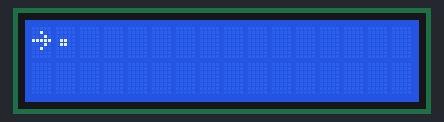
This sketch was run on a simulated Arduino Uno, built with avr-gcc and run on an emulated ATmega328P. Shown: 16×2 character LCD.

Above: at 0.1 s.
At 1.1 s:
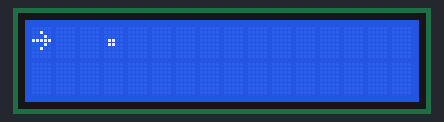
At 2.1 s:
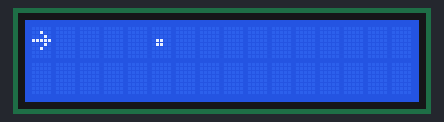
At 3.1 s:
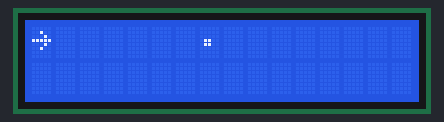
At 4.1 s:
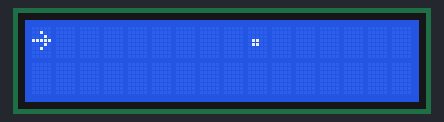
At 7.7 s:
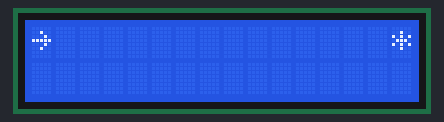

The sketch:

LCD_com_caracteres_especiais_jogo_da_nave.ino
```cpp
#include <LiquidCrystal.h>

LiquidCrystal lcd(8,9,10,11,12,13);

String nome[]= {"L","U","C","A","S"};

void setup(){

  lcd.begin(16,2);

}

void loop(){

  for(int i=1;i<16;i++){

  lcd.clear();
  lcd.setCursor(0,0);
  lcd.write(0B01111110);

  lcd.setCursor(i,0);
  lcd.write(0B10100101);
  delay(500);
  }


  lcd.setCursor(15,0);
  lcd.write(0B00101010);
  delay(500);

}
```

Measured:
- by itself, everything shown: repeats every 8.0 s, in 16 steps
- what the display in image 1 shows lasts 0.5 s, from 1.1 s to 1.6 s
